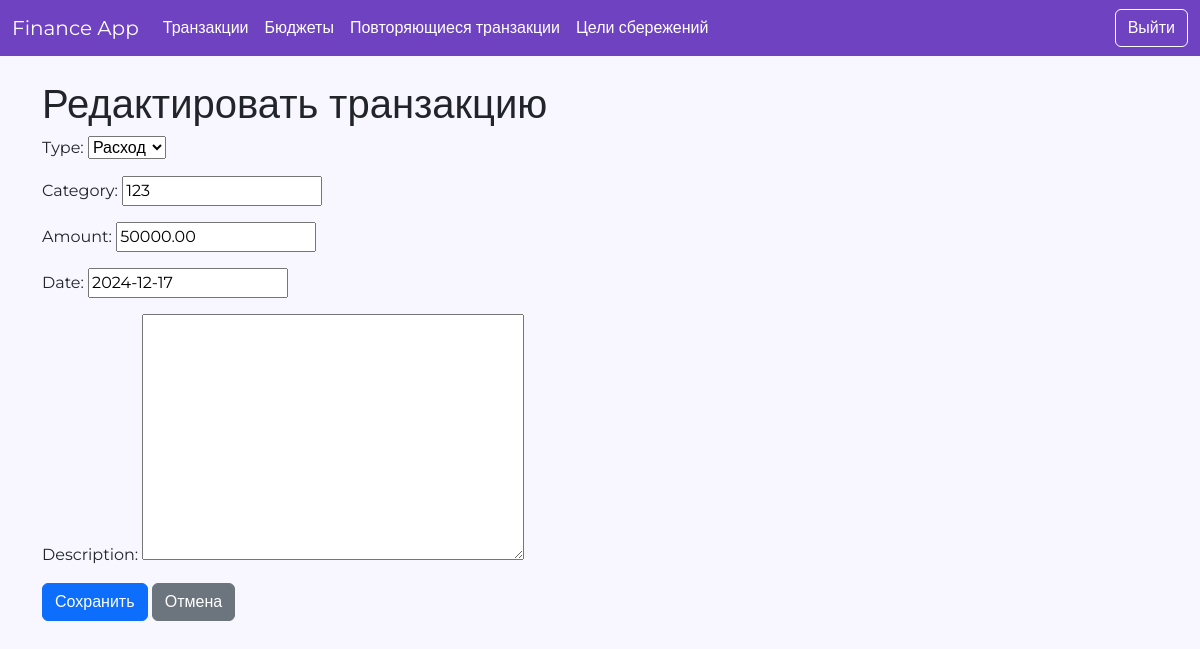
The app's page /finance/edit/9/ (signed in) with its own data.
### finance/models.py (models this page shows, shortened)
class Transaction(models.Model):
    TYPE_CHOICES = [
        ('income', 'Доход'),
        ('expense', 'Расход'),
    ]
    user = models.ForeignKey(User, on_delete=models.CASCADE)  # Добавлено поле user
    type = models.CharField(max_length=10, choices=TYPE_CHOICES)
    category = models.CharField(max_length=100)
    amount = models.DecimalField(max_digits=10, decimal_places=2)
    date = models.DateField()
    description = models.TextField(blank=True, null=True)  # Добавлено поле description

### finance/views.py (the view)
# urls.py: path('edit/<int:transaction_id>/', views.edit_transaction, name='edit_transaction'),
@login_required
def edit_transaction(request, transaction_id):
    transaction = get_object_or_404(Transaction, id=transaction_id, user=request.user)
    if request.method == 'POST':
        form = TransactionForm(request.POST, instance=transaction)
        if form.is_valid():
            form.save()
            return redirect('transaction_list')
    else:
        form = TransactionForm(instance=transaction)
    return render(request, 'finance/edit_transaction.html', {'form': form})

### finance/forms.py
class TransactionForm(forms.ModelForm):
    class Meta:
        model = Transaction
        fields = ['type', 'category', 'amount', 'date', 'description']

### finance/templates/finance/edit_transaction.html (shortened to what this page needs)
{% extends 'finance/base.html' %}
{% block content %}
<h1>Редактировать транзакцию</h1>
<form method="post">
    {{ form.as_p }}
    <button type="submit" class="btn btn-primary">Сохранить</button>
    <a href="{% url 'transaction_list' %}" class="btn btn-secondary">Отмена</a>
</form>
{% endblock %}

### finance/templates/finance/base.html (style rules this page uses)
body { font-family: 'Montserrat', sans-serif; background-color: #f8f6ff; }

### records on screen
Transaction: type "Расход", category "123", amount "50000.00", date "2024-12-17"
